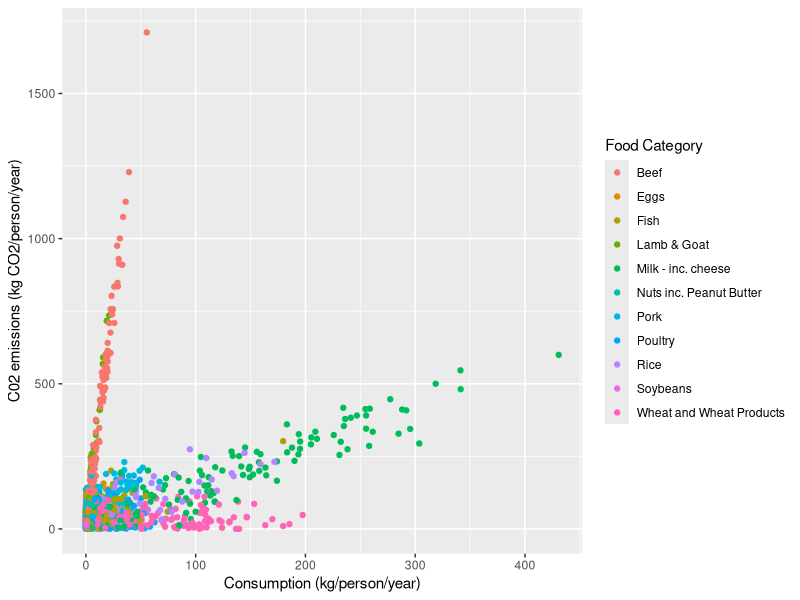
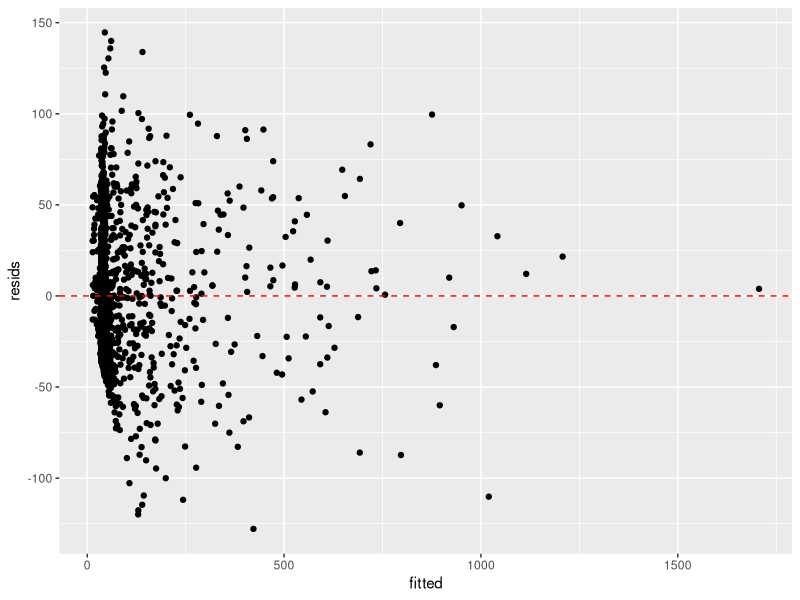
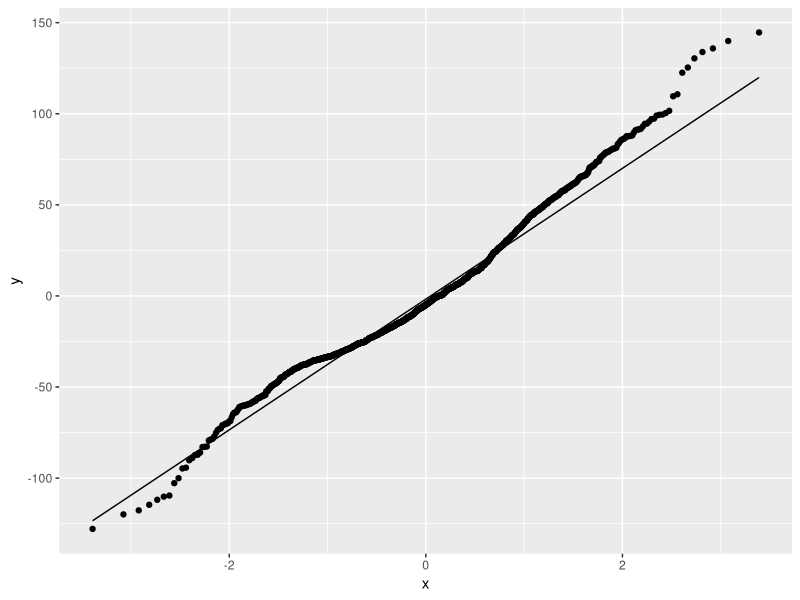
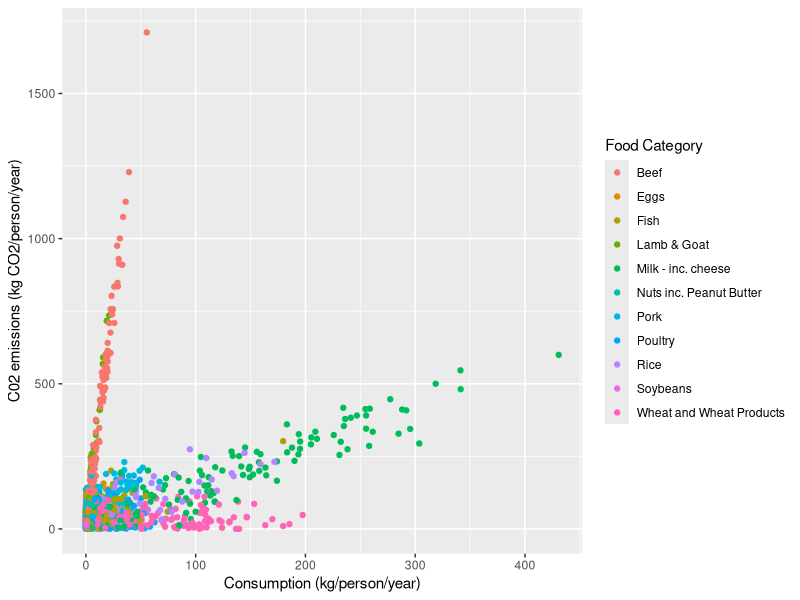
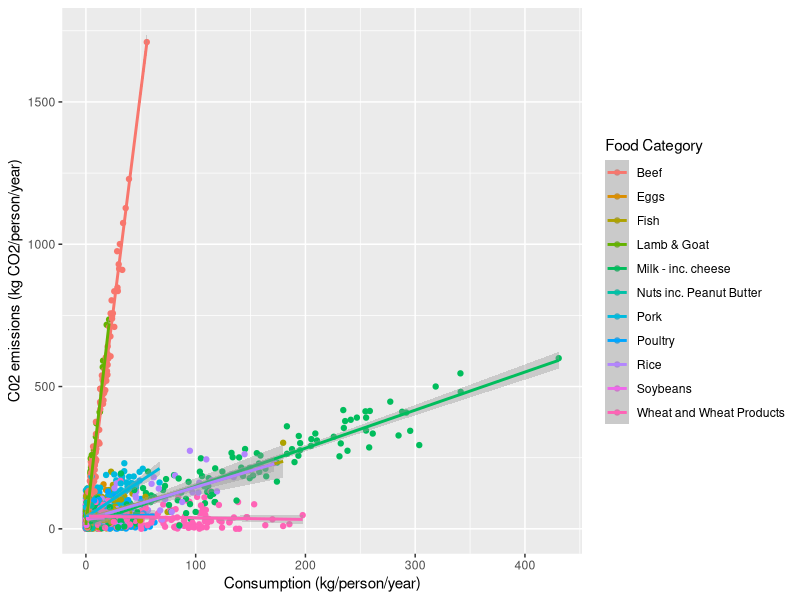

Generate these figures, in order, with R:
## ---- chunk 1
knitr::opts_chunk$set(echo = FALSE, eval = TRUE,message = FALSE, warning = FALSE)
library(ggplot2)
## ---- chunk 2
food <- read.csv("../data/food_consumption.csv")
## ---- chunk 3
## Have a look at the data structure
str(food)
head(food)
## ---- chunk 4
library(ggplot2)
ggplot(data = food,aes(x = consumption, y = co2_emmission, colour = food_category)) + geom_point() + xlab("Consumption (kg/person/year)") +
  ylab("C02 emissions (kg CO2/person/year)") + 
  labs(colour = "Food Category")

## ---- chunk 5
## additive model
mod.add <- lm(co2_emmission ~ consumption + food_category, data = food)
## ---- chunk 6
## additive model w/o an intercept
mod.no.c <- lm(co2_emmission ~ -1 + consumption + food_category, data = food)
## ---- chunk 7
## interaction model w/o an intercept
mod.interaction <- lm(co2_emmission ~ -1 + consumption*food_category, 
                      data = food)
## same model using different syntax
mod.interaction <- lm(co2_emmission ~ -1 + consumption + food_category +
                        consumption:food_category, data = food)
## same model using different syntax (although this way 
## only useful really if you have mre than two explanatory variables!)
mod.interaction.3 <- lm(co2_emmission ~ -1 + (consumption + food_category)^2, data = food)
## ---- chunk 8
summary(mod.add)
summary(mod.no.c)
summary(mod.interaction)
## ---- chunk 9
resids <- resid(mod.interaction)
fitted <- fitted(mod.interaction)
## then plot
ggplot(mapping = aes(x = fitted, y = resids)) +
    geom_point() +
    geom_hline(yintercept = 0, colour = "red", linetype = "dashed")
## ---- chunk 10
ggplot(mapping = aes(sample = resids)) +
    stat_qq() + 
    stat_qq_line()
## ---- chunk 11
AIC(mod.add,mod.interaction)
## ---- chunk 12
anova(mod.no.c,mod.interaction)

## ---- chunk 13
ggplot(data = food,aes(x = consumption, y = co2_emmission, colour = food_category)) + geom_point() + xlab("Consumption (kg/person/year)") +
  ylab("C02 emissions (kg CO2/person/year)") + 
  labs(colour = "Food Category")
## ---- chunk 14
ggplot(data = food,aes(x = consumption, y = co2_emmission, colour = food_category)) + geom_point() + xlab("Consumption (kg/person/year)") +
  ylab("C02 emissions (kg CO2/person/year)") + 
  labs(colour = "Food Category") +  geom_smooth(method = "lm", se = TRUE)
